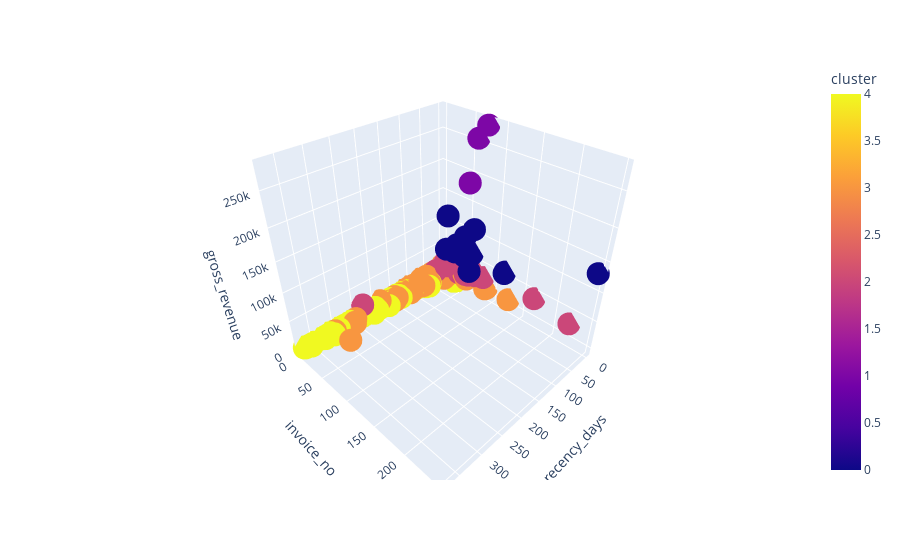

This figure's notebook cell:
### Markdown cell above
## 9.1. Visualization Inspection

### Code cell
fig = px.scatter_3d( df9, x='recency_days', y='invoice_no', z='gross_revenue', color='cluster' )
fig.show()

### Figure 1 — Plotly figure (JSON) as saved in the notebook; plotly's stock layout.template omitted (floating-point values rounded to 4 significant figures; data arrays with more than 128 entries replaced by an {"elided": "..."} marker saying what was removed)
{"data": [{"hovertemplate": "recency_days=%{x}<br>invoice_no=%{y}<br>gross_revenue=%{z}<br>cluster=%{marker.color}<extra></extra>", "legendgroup": "", "marker": {"color": {"elided": "4372 int values"}, "coloraxis": "coloraxis", "symbol": "circle"}, "mode": "markers", "name": "", "scene": "scene", "showlegend": false, "type": "scatter3d", "x": {"elided": "4372 int values"}, "y": {"elided": "4372 int values"}, "z": {"elided": "4372 float values"}}], "layout": {"coloraxis": {"colorbar": {"title": {"text": "cluster"}}, "colorscale": [[0, "#0d0887"], [0.1111, "#46039f"], [0.2222, "#7201a8"], [0.3333, "#9c179e"], [0.4444, "#bd3786"], [0.5556, "#d8576b"], [0.6667, "#ed7953"], [0.7778, "#fb9f3a"], [0.8889, "#fdca26"], [1, "#f0f921"]]}, "legend": {"tracegroupgap": 0}, "margin": {"t": 60}, "scene": {"domain": {"x": [0, 1], "y": [0, 1]}, "xaxis": {"title": {"text": "recency_days"}}, "yaxis": {"title": {"text": "invoice_no"}}, "zaxis": {"title": {"text": "gross_revenue"}}}}}
